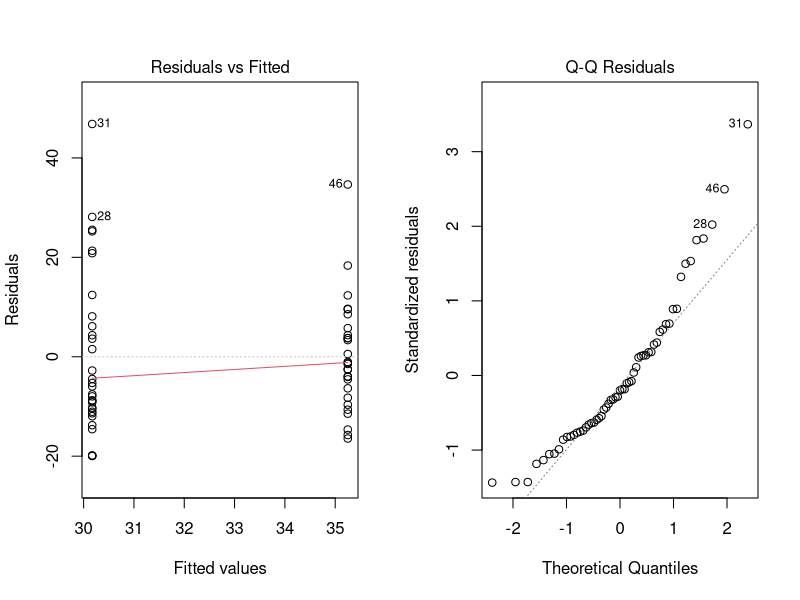
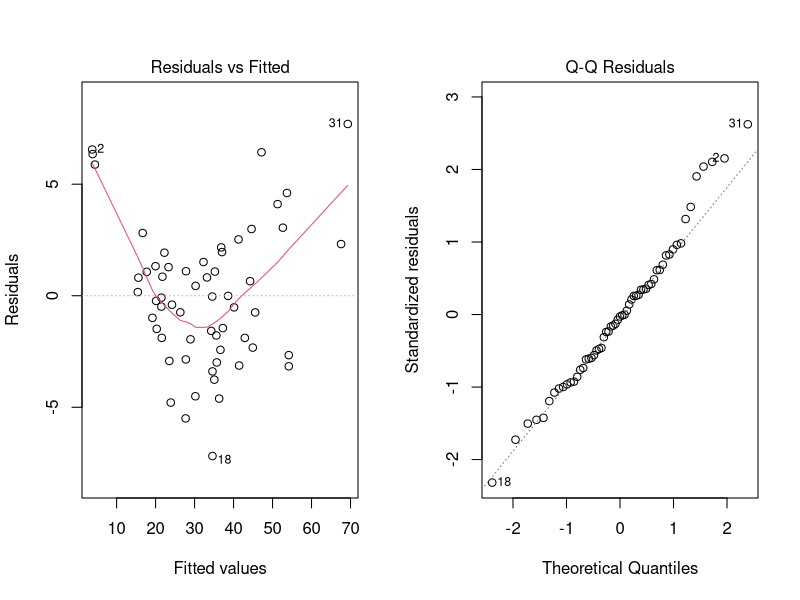
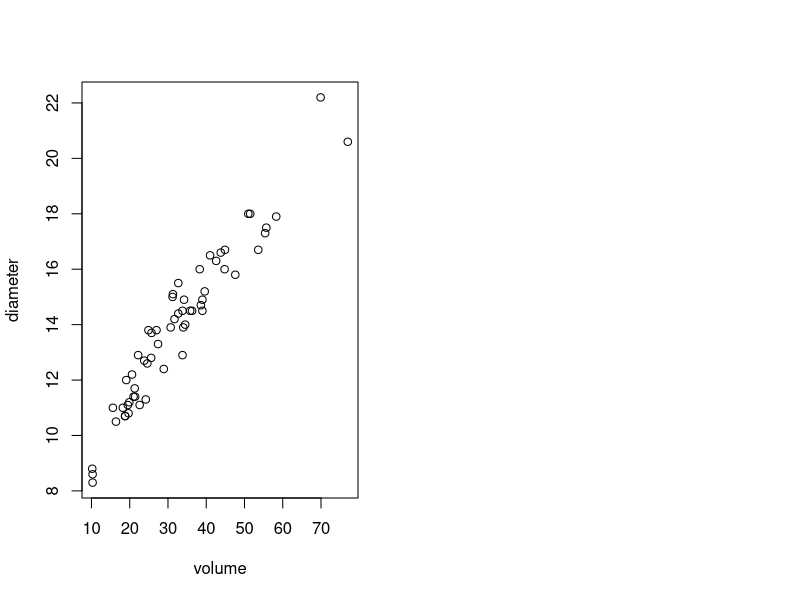
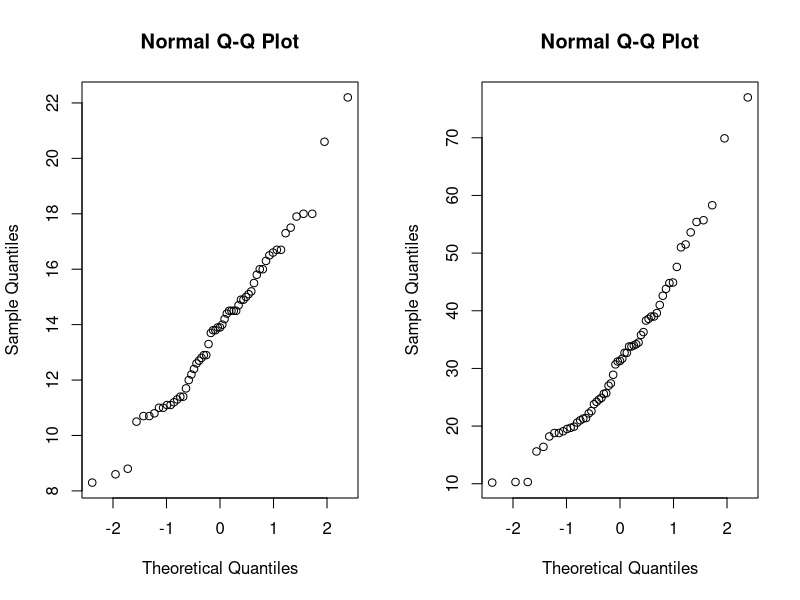
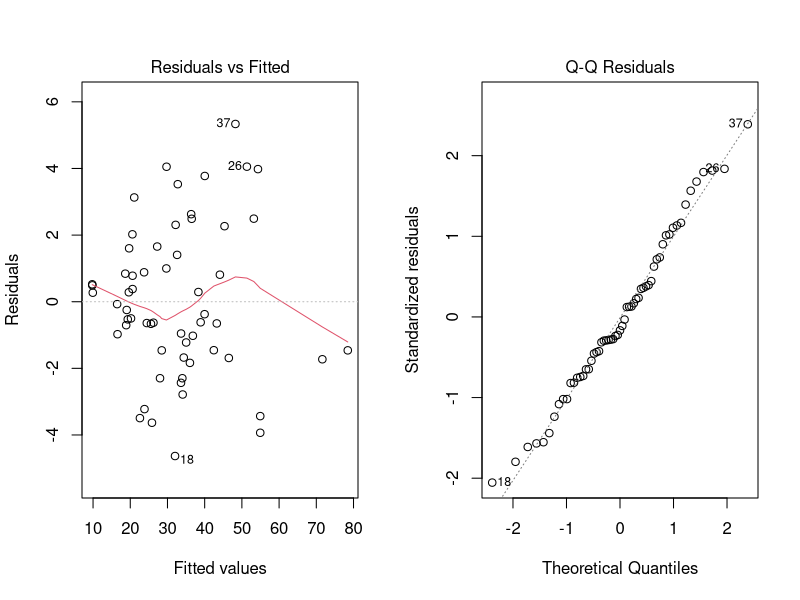

Source code (R) for these figures, in order:
## ---- chunk 1
library(tidyverse)
library(rstudioapi)
library(lme4)
library(car)
library(gridExtra)

knitr::opts_chunk$set(echo = TRUE)
setwd(dirname(getActiveDocumentContext()$path))
# round numbers to 3 digits
options(digits = 3)
## ---- chunk 2
# read the data
data <- read.table(file="treeVolume.txt", header=TRUE)
data$type <- as.factor(data$type)
# perform one way-anova
model <- lm(volume~type, data = data)
anova(model)
summary(model)
par(mfrow=c(1,2));
plot(model, 1); plot(model, 2)
## ---- chunk 3
# perform ancova
model <- lm(volume~diameter+height+type, data = data)
anova(model)
summary(model)
## ---- chunk 4
# diagnostics
par(mfrow=c(1,2));
plot(model, 1); plot(model, 2)
## ---- chunk 5
# perform predictions
avg_diameter <- mean(data$diameter); avg_height <- mean(data$height)
types <- unique(as.character(data$type))
new_data <- expand.grid(diameter = avg_diameter, height = avg_height, 
                        type = types)
results <- predict(model, new_data, type="response")
final <- new_data %>% bind_cols('Estimated volume' = results)
knitr::kable(final)
## ---- chunk 6
# plot to see relationship
plot(diameter~volume, data = data)
cor.test(data$diameter, data$volume)
# diagnostics
par(mfrow=c(1,2)); qqnorm(data$diameter); qqnorm(data$volume)
## ---- chunk 7
# perform ANCOVA with interaction 
model <- lm(volume ~ type*diameter, data = data)
anova(model)
## ---- chunk 8
# create new variable
data_1 <- data %>% mutate(new_var = (diameter/2)**2*pi*height)

# perform ancova
model <- lm(volume~new_var+type, data = data_1)
anova(model)
summary(model)
## ---- chunk 9
# diagnostics
par(mfrow=c(1,2));
plot(model, 1); plot(model, 2)
